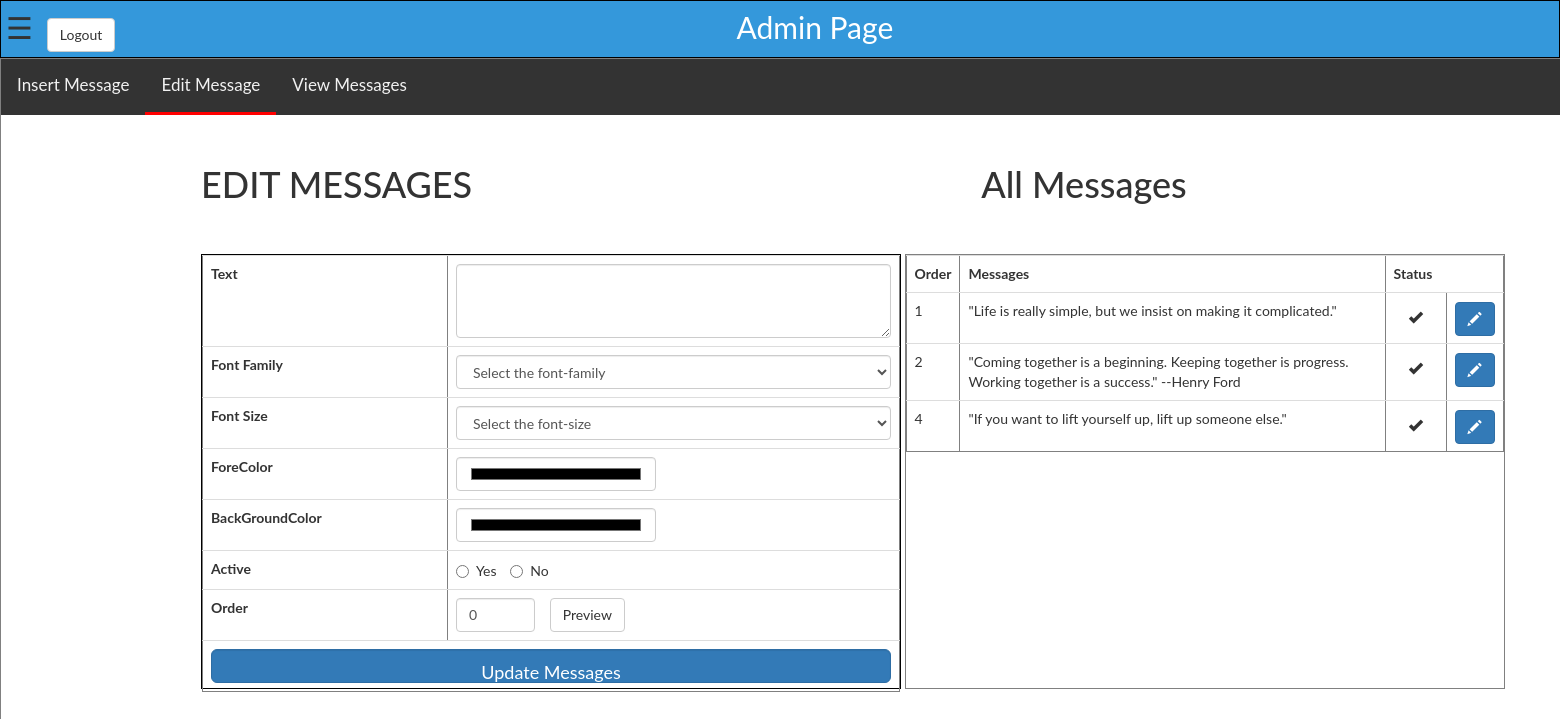
The page /Tv/Message_edit.php on the database as committed earlier.
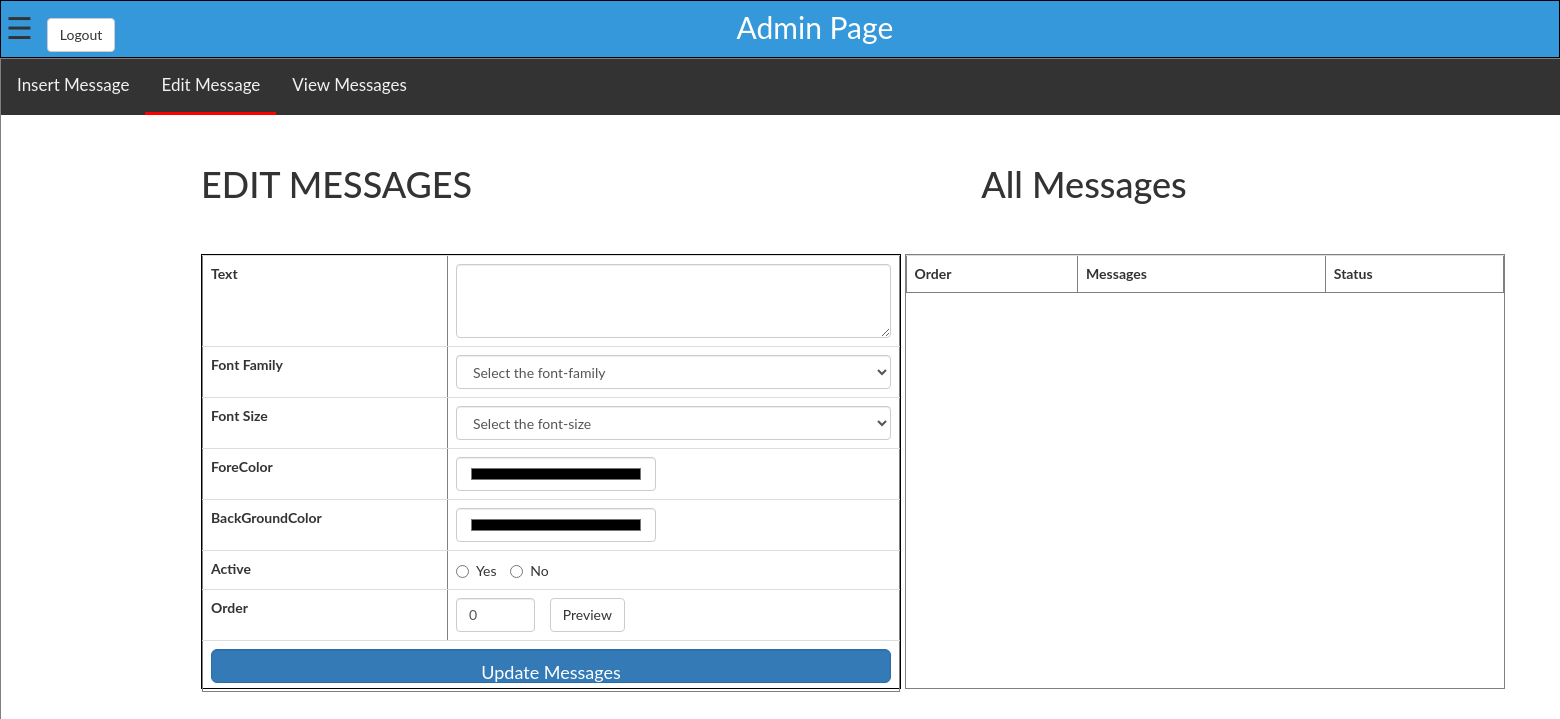
The same page on the database as committed later.
### tables this page shows
CREATE TABLE `tmessages` (
  `Mid` int(11) NOT NULL,
  `Source` varchar(200) NOT NULL,
  `Font` varchar(100) NOT NULL,
  `Size` int(11) NOT NULL,
  `Active` varchar(10) NOT NULL,
  `Ordr` int(11) NOT NULL,
  `Fcolor` varchar(50) NOT NULL,
  `Bcolor` varchar(50) NOT NULL
);

### Tv/Message_edit.php (the view, shortened to what this page needs)
<?php
  include("db.php");
  $sql = "SELECT * FROM tmessages ORDER BY Ordr;";
  $res = mysqli_query($conn,$sql);
  $message_text = '';
  $message_active = '';
  $message_order = 0;
  $message_fcolor = '';
  $message_bcolor = '';
 ?>
<!DOCTYPE html>
<html>
<head>
	<link rel="stylesheet" href="https://maxcdn.bootstrapcdn.com/bootstrap/3.4.0/css/bootstrap.min.css">
</head>
<body>
	<div id="main" style="border: 1px solid black;padding: 5px;background-color: #3498DB;">
		<span style="font-size:30px;cursor:pointer" onclick="openNav()">&#9776;</span>
		<span style="margin-left: 700px;color: white;font-size: 30px;">Admin Page</span>
		<a href="log_out.php" style="margin-left: -850px;"><span class="btn btn-default">Logout</span></a>
	</div>
	<div style="border: 1px solid grey;height: 785px;width: 1777px;" id="main2">
		<div class="topnav">
		  <a href="Message_insert.php">Insert Message</a>
		  <a href="Message_edit.php" class="active">Edit Message</a>
		  <a href="Message_view.php">View Messages</a>
		</div>
    <h1 style="margin:50px 0px 50px 200px;">EDIT MESSAGES <span style="margin-left: 500px;">All Messages</span></h1>
    <div style="height: 435px;width: 700px;border: 1px solid black;margin-left: 200px;" class="block">
         <form action="" method="post">
             <table border="1" class="table table-hover">
                <tr>
                  <th>Text</th>
                  <td><textarea class="form-control" rows="3" name="msg_text" required><?php echo $message_text; ?></textarea></td>
                </tr>
                <tr>
                  <th>Font Family</th>
                  <td>
              <select name="msg_style" class="form-control" required>
                <option value="">Select the font-family</option>
              </select>
            </td>
                </tr>
                <tr>
                  <th>Font Size</th>
                  <td>
              <select name="msg_size" class="form-control" required>
                <option value="">Select the font-size</option>
              </select>
            </td>
                </tr>
                <tr>
                  <th>ForeColor</th>
                  <td><input type="color" name="msg_fcolor" value="<?php echo $message_fcolor; ?>" class="form-control" style="width: 200px;" /></td>
                </tr>
                <tr>
                  <th>BackGroundColor</th>
                  <td><input type="color" name="msg_bcolor" value="<?php echo $message_bcolor; ?>" class="form-control" style="width: 200px;" /></td>
                </tr>
                <tr>
                  <th>Active</th>
                  <td>
                    <label class="radio-inline"><input type="radio" name="msg_active" value="yes" required
                      <?php if($message_active == "yes"){
                        echo "checked";
                      } ?> />Yes</label>
                    <label class="radio-inline"><input type="radio" name="msg_active" value="no"
                      <?php if($message_active == "no"){
                        echo "checked";
                      } ?> />No</label>
                  </td>
                </tr>
                <tr>
                  <th>Order</th>
                  <td>
                    <div class="col-xs-3" style="margin-left: -15px;display: inline-block;"><input type="number" name="msg_order" min="0" class="form-control" required value="<?php echo $message_order; ?>" /></div>
                    <div><a href="messages.php" class="btn btn-default">Preview</a></div>
                  </td>
                </tr>
                <tr>
                    <td colspan="2"><input type="submit" name="msg_update" class="btn btn-primary btn-lg form-control" value="Update Messages" id="imageid"/></td>
                </tr>
             </table>
           </form>
       </div>
       <div class="block" style="border: 1px solid grey;height: 435px;width: 600px;overflow-y: scroll;">
          <table border="1" class="table table-hover">
            <tr>
                <th>Order</th>
                <th>Messages</th>
                <th colspan="2">Status</th>
            </tr>
            <?php  while ($data = mysqli_fetch_assoc($res)) { ?>
                <tr>
                  <td><?php echo $data['Ordr']; ?></td>
                  <td><?php echo $data['Source']; ?></td>
                  <td>
                    <?php if ($data['Active'] == "yes") {
                      echo "<span class='glyphicon glyphicon-ok' style='margin: 8px 15px;'></span>";
                    }else{
                      echo "<span class='glyphicon glyphicon-remove' style='margin: 8px 15px;'></span>";
                    } ?>
                  </td>
                  <td><a href="?edit_msg=<?php echo $data['Mid']; ?>"><span class="btn btn-primary glyphicon glyphicon-pencil"></span></a></td>
                </tr>
            <?php  } ?>
          </table>
    </div>
</div>
</body>
</html>

Rows that differ between the two databases and show on the page:
removed tmessages: Ordr "1", Source "\"Life is really simple, but we insist on making it complicated.\"", Active "yes" (drawn)
removed tmessages: Ordr "2", Source "\"Coming together is a beginning. Keeping together is progress. Working together is a success.\" --Henry Ford", Active "yes" (drawn)
removed tmessages: Ordr "4", Source "\"If you want to lift yourself up, lift up someone else.\"", Active "yes" (drawn)
